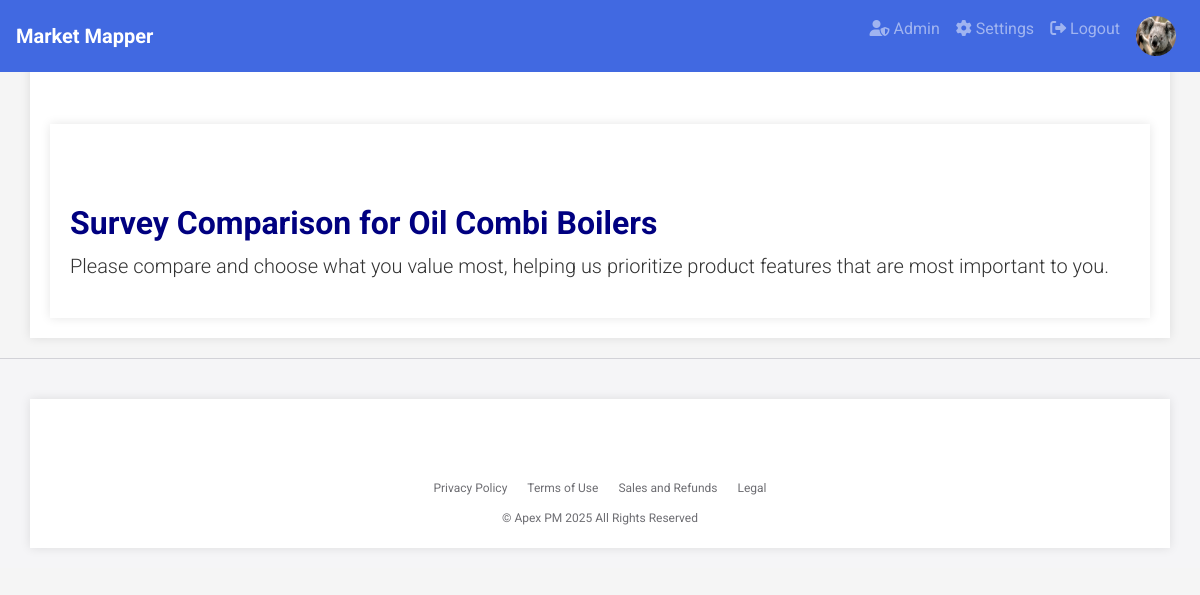
/survey_comparison?project_id=1 (signed in), run on the app's committed database.
### app.py (models this page shows, shortened)
class User(db.Model, UserMixin):
    id = db.Column(db.Integer, primary_key=True)
    username = db.Column(db.String(20), unique=True, nullable=False)
    email = db.Column(db.String(120), unique=True, nullable=False)  # Added email field
    password_hash = db.Column(db.String(128), nullable=False)
    profile_image = db.Column(db.String(255), nullable=True)  # Add profile_image field
    role = db.Column(db.String(50), nullable=False)  # Add role field

class Project(db.Model):
    id = db.Column(db.Integer, primary_key=True)
    name = db.Column(db.String(100), nullable=False)
    category = db.Column(db.String(100), nullable=False)  # Add category field
    target_customer = db.Column(db.String(100), nullable=False)  # Add target_customer field
    country = db.Column(db.String(100), nullable=False)  # Add country field
    user_id = db.Column(db.Integer, db.ForeignKey('user.id'), nullable=False)
    has_market_map = db.Column(db.Boolean, default=False)  # EXACTLY like this
    shared_users = db.relationship('User', secondary='project_user', backref='shared_projects')
    value_drivers = db.relationship('ValueDriver', cascade='all, delete-orphan', backref='project')
    products = db.relationship('Product', cascade='all, delete-orphan', backref='project')
    comments = db.relationship('Comment', cascade='all, delete-orphan', backref='project')
    comparison_results = db.relationship('ComparisonResult', cascade='all, delete-orphan', backref='project')

### app.py (the view, shortened to what this page needs)
@app.route('/survey_comparison', methods=['GET', 'POST'])
def survey_comparison():
    project_id = request.args.get('project_id')
    project = Project.query.get_or_404(project_id)
    value_drivers = ValueDriver.query.filter_by(project_id=project_id).all()
    num_drivers = len(value_drivers)
    if num_drivers < 2:
        flash("You need at least two value drivers to perform comparisons.", 'danger')
        return redirect(url_for('value_drivers', project_id=project_id))
    comparisons = []
    for i in range(num_drivers):
        for j in range(i + 1, num_drivers):
            comparisons.append((value_drivers[i], value_drivers[j]))
    return render_template('survey_comparison.html', project=project, value_drivers=value_drivers, comparisons=comparisons)

### app.py (called while the page is built)
@login_manager.user_loader
def load_user(user_id):
    return db.session.get(User, int(user_id))

### templates/survey_comparison.html (shortened to what this page needs)
{% extends "base.html" %}
{% block content %}
<div class="container mt-4">
    <h1>Survey Comparison for {{ project.category }}</h1>
    <p class="lead">Please compare and choose what you value most, helping us prioritize product features that are most important to you.</p>
</div>
{% endblock %}

### templates/base.html (shortened to what this page needs)
<!DOCTYPE html>
<html lang="en">
<head>
    <link rel="stylesheet" href="https://stackpath.bootstrapcdn.com/bootstrap/4.5.2/css/bootstrap.min.css">
    <link rel="stylesheet" href="https://cdnjs.cloudflare.com/ajax/libs/font-awesome/6.0.0/css/all.min.css">
    <link href="https://cdn.jsdelivr.net/npm/bootstrap@5.3.2/dist/css/bootstrap.min.css" rel="stylesheet">
</head>
<body>
    <nav class="navbar navbar-expand-lg navbar-dark justify-content-between">
        <a class="navbar-brand" href="/">
            <span>Market Mapper</span>
        </a>
        <div class="collapse navbar-collapse" id="navbarNav">
            <ul class="navbar-nav ml-auto">
                {% if current_user.is_authenticated %}
                    {% if current_user.role == 'admin' %}
                        <li class="nav-item">
                            <a class="nav-link" href="{{ url_for('admin.index') }}" title="Admin">
                                <i class="fas fa-user-shield"></i> Admin
                            </a>
                        </li>
                    {% endif %}
                    <li class="nav-item">
                        <a class="nav-link" href="{{ url_for('settings') }}" title="Settings">
                            <i class="fas fa-cog"></i> Settings
                        </a>
                    </li>
                    <li class="nav-item">
                        <a class="nav-link" href="{{ url_for('logout') }}" title="Logout">
                            <i class="fas fa-sign-out-alt"></i> Logout
                        </a>
                    </li>
                    <li class="nav-item">
                        <div class="nav-link">
                            <div class="profile-image-container">
                                {% if current_user.profile_image %}
                                    <img src="{{ url_for('static', filename='uploads/' + current_user.profile_image) }}" alt="Profile Image" class="profile-image">
                                {% else %}
                                    <img src="{{ url_for('static', filename='uploads/default_profile.png') }}" alt="Profile Image" class="profile-image">
                                {% endif %}
                            </div>
                        </div>
                    </li>
                {% endif %}
            </ul>
        </div>
    </nav>
    <div class="container">
        {% block content %}{% endblock %}
    </div>
    <footer class="footer">
        <div class="container">
            <ul class="footer-links">
                <li><a href="#">Privacy Policy</a></li>
                <li><a href="{{ url_for('termsofuse') }}">Terms of Use</a></li>
                <li><a href="#">Sales and Refunds</a></li>
                <li><a href="{{ url_for('terms') }}">Legal</a></li>
            </ul>
            <div class="footer-copyright">
                &copy; Apex PM 2025 All Rights Reserved
            </div>
        </div>
    </footer>
</body>
</html>

### templates/base.html (style rules this page uses)
body { font-family: 'Roboto', sans-serif; background-color: #F5F5F5; color: #333333; line-height: 1.6; margin: 0; }
h1, h2, h3 { color: #000080; font-weight: 700; }
h1 { font-size: 32px; }
a { color: #4169E1; }
.navbar { background-color: #4169E1; padding: 0.5rem 1rem; position: fixed; width: 100%; top: 0; z-index: 100; }
.navbar-brand { display: flex; align-items: center; }
.navbar-brand span { font-weight: bold; font-size: 1.25rem; }
.container { background-color: #FFFFFF; padding: 20px; margin-top: 20px; box-shadow: 0 0 10px rgba(0,0,0,0.1); padding-top: 80px; }
.footer { background-color: #f5f5f7; color: #6e6e73; padding: 20px 0; font-size: 12px; border-top: 1px solid #d2d2d7; width: 100%; margin-top: 20px; }
.footer-links { list-style: none; padding: 0; margin: 0; display: flex; justify-content: center; }
.footer-links li { margin: 0 10px; }
.footer-links a { color: #6e6e73; text-decoration: none; }
.footer-copyright { margin-top: 10px; text-align: center; }
.profile-image-container { position: relative; display: inline-block; }
.profile-image { width: 40px; height: 40px; border-radius: 50%; }

### data on the page
User: profile_image (picture)
Project: category "Oil Combi Boilers"
